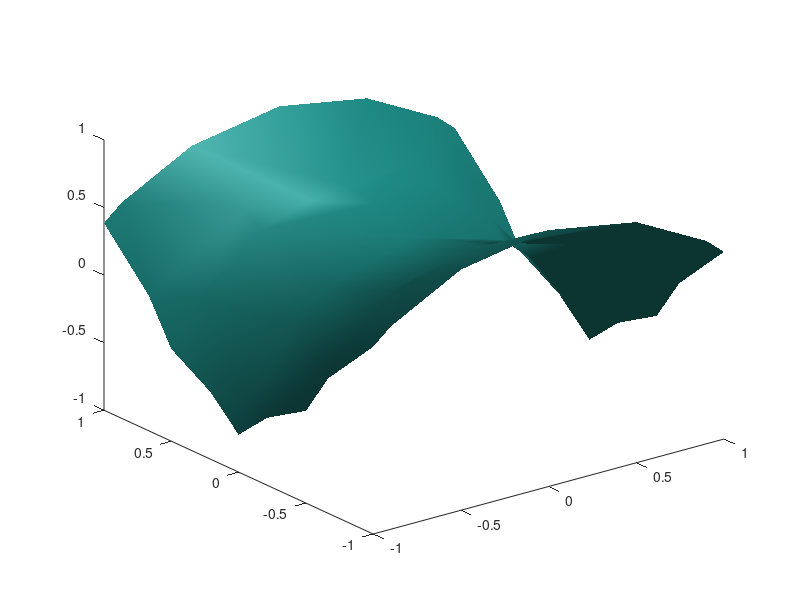

The MATLAB source for this figure:
%Grid
h = .5;
[X,Y,Z]=meshgrid(-1:h:1,-1:h:1,-1:h:1);

%Volume Data
V=@(X,Y,Z)exp(Z)-Y.^2+X.^2-1.5;

%Marching Cubes
fv=isosurface(X,Y,Z,V(X,Y,Z),0);

isosurface(X,Y,Z,V(X,Y,Z),0)

%V=@(x,y,z)x.^2+y.^2+z.^2-.75;
%fv=isosurface(X,Y,Z,VV,.9);

%point data
P=fv.vertices;
Px=P(:,1);
Py=P(:,2);
Pz=P(:,3);

%connectivity information
TRI=fv.faces;

%corresponding parametrization
U=(Px-min(Px))/(max(Px)-min(Px));
V=(Py-min(Px))/(max(Py)-min(Px));


